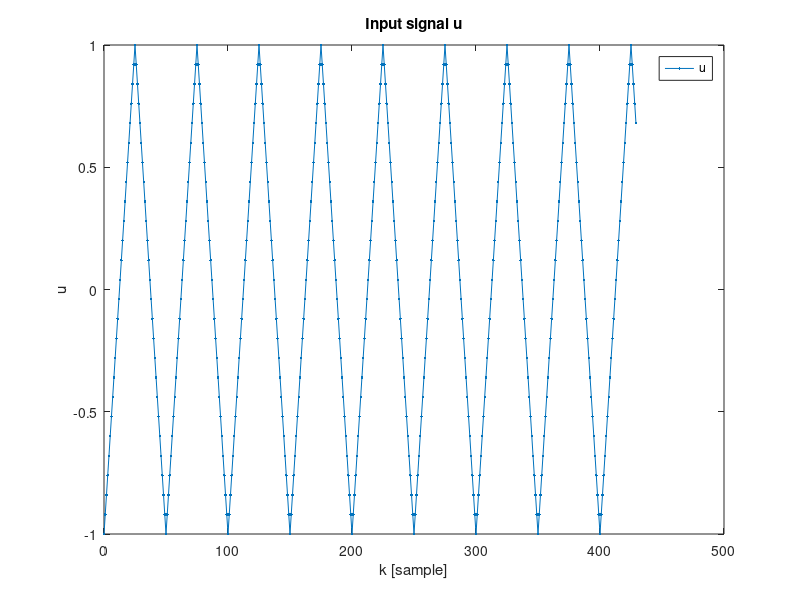
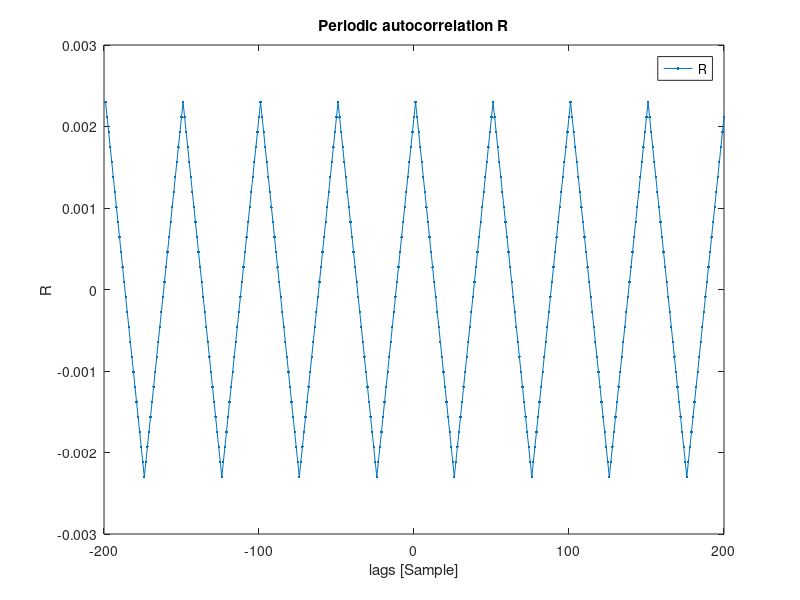

MATLAB code to generate these figures, in order:
clear all
clc

%%
N=400;
t=0:N-1;
u=1.*randn(N,1);
figure (1)
plot(t,u,'.-')
title('Input signal u')
xlabel('k [sample]')
ylabel('u')
legend('u')

% autocorrelation of u
% positive time lags
lags=0:(N-1)/2;
%lags=-N/2+1:N/2;
R=zeros(N,1);
R(1,1)=u(1)*u(1)/N;
for i=1:1:200
    for k=2:1:N
        R(k,1)=u(k)*u(k)/N;
    end
end
%R=autocorr(u(1:(N)/2,1),N/2-1);
omega=-N/2+1:N/2;
figure(2)
plot(omega,R,'.-')
title('Periodic autocorrelation R')
xlabel('lags [Sample]')
ylabel('R')
xlim([-N/2,N/2])
ylim([-0.2,1])
legend('R')

%%
N=400;
t=0:N-1;
u=sawtooth(t.*2*pi/50,1/2)';
figure (1)
plot(t,u,'.-')
title('Input signal u')
xlabel('k [sample]')
ylabel('u')
legend('u')

% autocorrelation of u
lags=-N/2+1:N/2;
R=zeros(N,1);
for k=1:1:N
    R(k,1)=u(k)*u(k-lags(1,k))/N;
end
figure(2)
plot(lags,R,'.-')
title('Periodic autocorrelation R')
xlabel('lags [Sample]')
ylabel('R')
legend('R')

%%
N=400;
t=0:N-1;
u=sawtooth(t.*2*pi/50,1/2)'+0.2.*randn(N,1);
figure (1)
plot(t,u,'.-')
title('Input signal u')
xlabel('k [sample]')
ylabel('u')
legend('u')

%%
N=430;
t=0:N-1;
u=sawtooth(t.*2*pi/50,1/2)';
figure (1)
plot(t,u,'.-')
title('Input signal u')
xlabel('k [sample]')
ylabel('u')
legend('u')